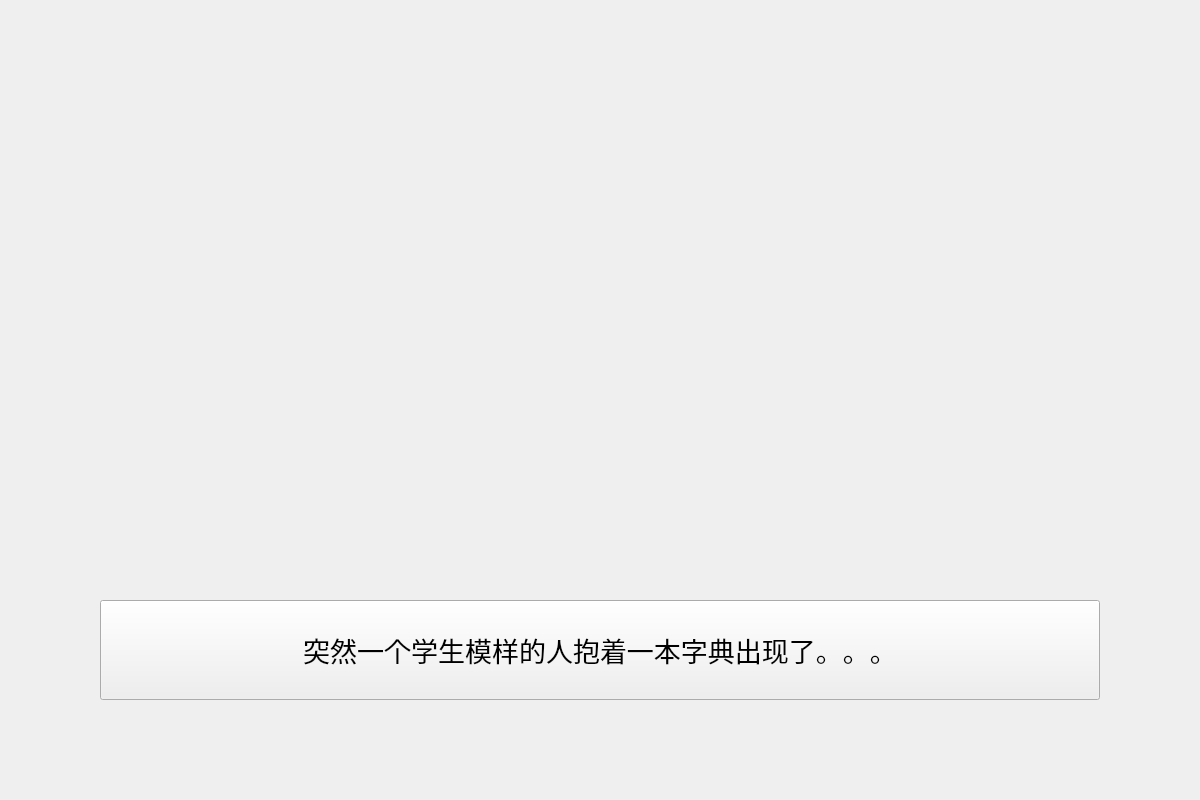
<?xml version="1.0" encoding="UTF-8"?>
<ui version="4.0">
 <class>PPT17</class>
 <widget class="QWidget" name="PPT17">
  <property name="geometry">
   <rect>
    <x>0</x>
    <y>0</y>
    <width>1200</width>
    <height>800</height>
   </rect>
  </property>
  <property name="windowTitle">
   <string>Form</string>
  </property>
  <widget class="QPushButton" name="pushButton">
   <property name="geometry">
    <rect>
     <x>100</x>
     <y>600</y>
     <width>1000</width>
     <height>100</height>
    </rect>
   </property>
   <property name="font">
    <font>
     <pointsize>20</pointsize>
    </font>
   </property>
   <property name="text">
    <string>突然一个学生模样的人抱着一本字典出现了。。。</string>
   </property>
  </widget>
 </widget>
 <resources/>
 <connections/>
</ui>
